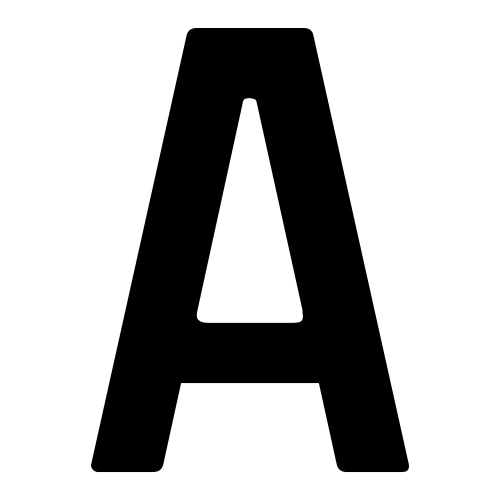
#> input picture train/A.jpg, 1000 x 1000 px (shown at 1/2 size); its folder holds only this picture in this run
$ jupyter execute --allow-errors laboratorio.ipynb   (older library calls are emulated)
#> lines starting #> are read from the running program, lines starting #| are printed output that depends on the picture; after the words box and inside, x2 and y2 are one past the last pixel; in counts of white or black regions, pixels touching at a corner belong together
[cell 1]
import numpy as np
import neurolab as nl
import random
from PIL import Image
import os
import re

[cell 2]
def mat2vec(x):
    m = x.shape[0]*x.shape[1]
    tmp1 = np.zeros(m)

    c = 0
    for i in range(x.shape[0]):
        for j in range(x.shape[1]):
            tmp1[c] = x[i,j]
            c +=1
    return tmp1

[cell 3]
def readImg2array(file,size, threshold= 145):
    pilIN = Image.open(file).convert(mode="L")
    pilIN= pilIN.resize(size)
    #pilIN.thumbnail(size,Image.ANTIALIAS)
    imgArray = np.asarray(pilIN,dtype=np.uint8)
    x = np.zeros(imgArray.shape,dtype=float)
    x[imgArray > threshold] = 1
    x[x==0] = -1
    return x

[cell 4]
def array2img(data, outFile = None):
    #data is 1 or -1 matrix
    y = np.zeros(data.shape,dtype=np.uint8)
    y[data==1] = 255
    y[data==-1] = 0
    img = Image.fromarray(y,mode="L")
    if outFile is not None:
        img.save(outFile)
    return img

[cell 5]
current_path = os.getcwd()
path = current_path+"/train/"
train_paths = []
names = []

for i in os.listdir(path):
    if re.match(r'..jpg',i):
        train_paths.append(path+i)

for path in train_paths:
    name = path.split("/")[-1].split(".")[0]
    names.append(name)

train_paths

[cell 6]
size = (100,100)
threshold = 250
train = []

for path in train_paths:
    x = readImg2array(path,size,threshold)
#> in readImg2array, `pilIN= pilIN.resize(size)`:
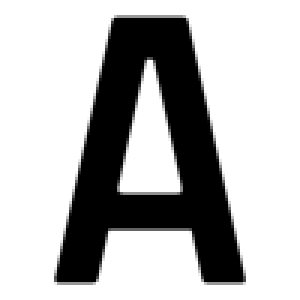
#> pilIN: PIL image 100x100 L (shown 3 times larger); min 0, max 255, mean 182.7
    x = mat2vec(x)
    train.append(x)

train = np.array(train)

#> (a cell that did not finish here is left out)

[cell 8]
noise_percent = 0.1
rango = range(0,size[0]*size[1])
noise_level = round((rango[-1]+1)*noise_percent)
test = []

for i in range (len(train)):
    noise = random.sample(rango, noise_level)
    image_noisy = train[i].copy()
    image_noisy[noise] = -image_noisy[noise]
    test.append(image_noisy)
    array2img(image_noisy.reshape(size),outFile = train_paths[i].replace("train","test"))
#> this loop made 1 pass
#> pass 1, in array2img, `img = Image.fromarray(y,mode="L")`:
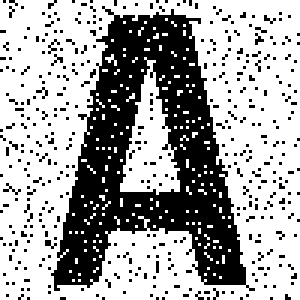
#> img: PIL image 100x100 L (shown 3 times larger); 65.2% white; 410 black regions (409 under 20 px), largest, box (x1, y1, x2, y2) and area: (17, 2, 85, 97) 2846

test = np.array(test)

$ run again, on train/Y.jpg
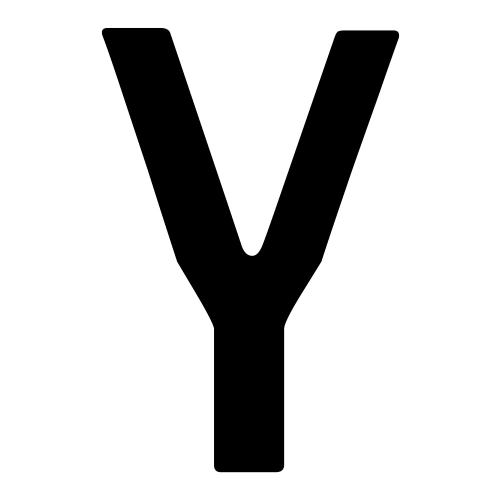
#> input picture train/Y.jpg, 1000 x 1000 px (shown at 1/2 size)
#> in readImg2array, `pilIN= pilIN.resize(size)`:
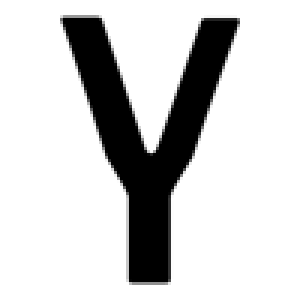
#> pilIN: PIL image 100x100 L (shown 3 times larger); min 0, max 255, mean 206.1
#> the loop `for i in range (len(train)):` made 1 pass
#> pass 1, in array2img, `img = Image.fromarray(y,mode="L")`:
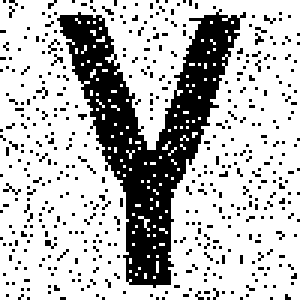
#> img: PIL image 100x100 L (shown 3 times larger); 73.4% white; 469 black regions (468 under 20 px), largest, box (x1, y1, x2, y2) and area: (19, 3, 82, 96) 1930

$ run again, on train/B.jpg
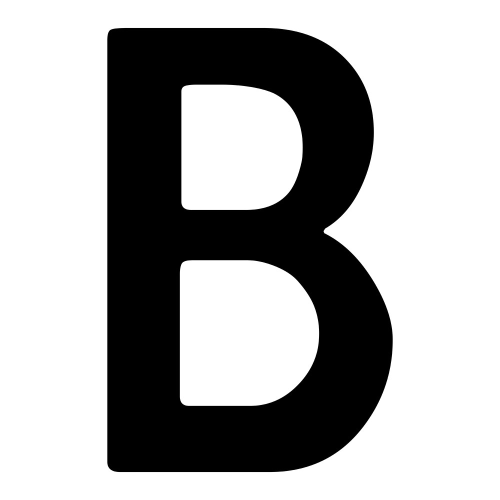
#> input picture train/B.jpg, 1000 x 1000 px (shown at 1/2 size)
#> in readImg2array, `pilIN= pilIN.resize(size)`:
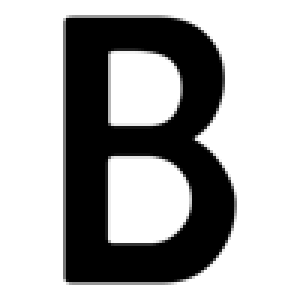
#> pilIN: PIL image 100x100 L (shown 3 times larger); min 0, max 255, mean 171.8
#> the loop `for i in range (len(train)):` made 1 pass
#> pass 1, in array2img, `img = Image.fromarray(y,mode="L")`:
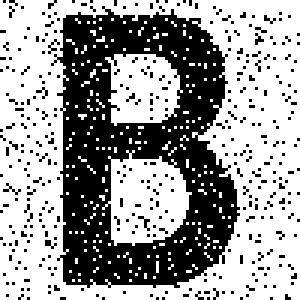
#> img: PIL image 100x100 L (shown 3 times larger); 61.5% white; 371 black regions (370 under 20 px), largest, box (x1, y1, x2, y2) and area: (17, 2, 80, 96) 3271

$ run again, on train/I.jpg
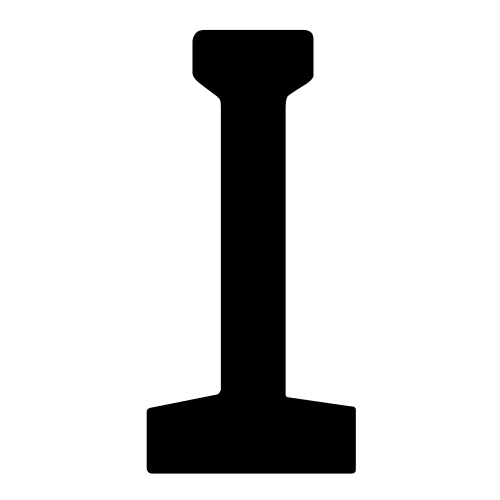
#> input picture train/I.jpg, 1000 x 1000 px (shown at 1/2 size)
#> in readImg2array, `pilIN= pilIN.resize(size)`:
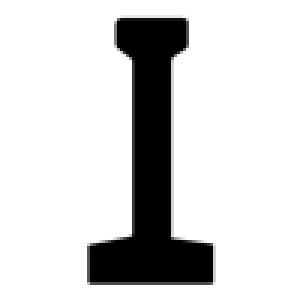
#> pilIN: PIL image 100x100 L (shown 3 times larger); min 0, max 255, mean 211.8
#> the loop `for i in range (len(train)):` made 1 pass
#> pass 1, in array2img, `img = Image.fromarray(y,mode="L")`:
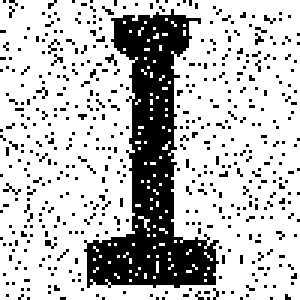
#> img: PIL image 100x100 L (shown 3 times larger); 75.2% white; 495 black regions (494 under 20 px), largest, box (x1, y1, x2, y2) and area: (28, 3, 73, 96) 1703

$ run again, on train/T.jpg
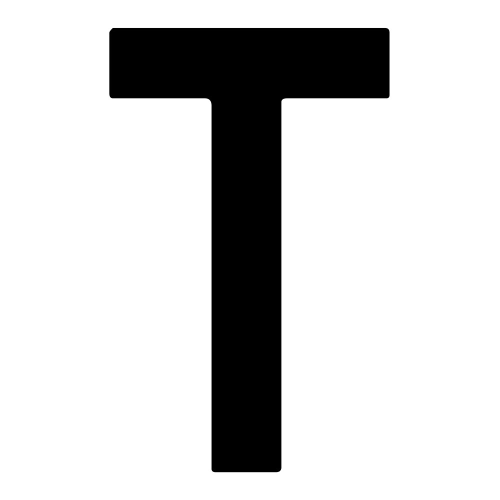
#> input picture train/T.jpg, 1000 x 1000 px (shown at 1/2 size)
#> in readImg2array, `pilIN= pilIN.resize(size)`:
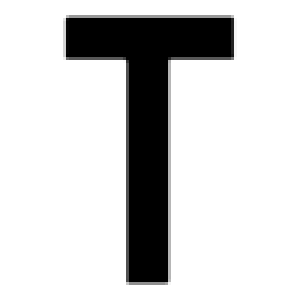
#> pilIN: PIL image 100x100 L (shown 3 times larger); min 0, max 255, mean 208.3
#> the loop `for i in range (len(train)):` made 1 pass
#> pass 1, in array2img, `img = Image.fromarray(y,mode="L")`:
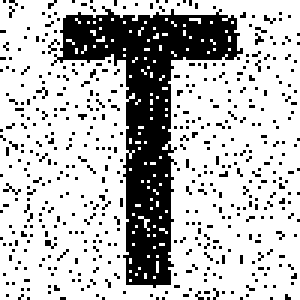
#> img: PIL image 100x100 L (shown 3 times larger); 74.1% white; 493 black regions (492 under 20 px), largest, box (x1, y1, x2, y2) and area: (17, 2, 81, 96) 1832
